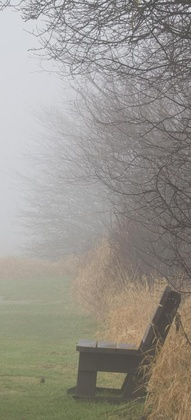
%> input picture 雾天图像/bench_original.jpg, 191 x 420 px, shrunk from 640 x 1408 before the run
$ octave Atongtai1.m   (GNU Octave 9; MATLAB toolbox functions it lacks are replaced by stand-ins)
%> lines starting %> are read from the running program, lines starting %| are printed output that depends on the picture
%同态滤波方法
clc;
close all;
clear all;
tic;

img=imread('C:\Users\14766\Desktop\雾天图像\bench_original.jpg');
%> img is the input picture: size 420x191x3 uint8; mean R, G, B 151.6, 147.9, 140
figure;
imshow(img);
title('原图像');

%显示原始图像直方图
figure;
II=rgb2gray(img);
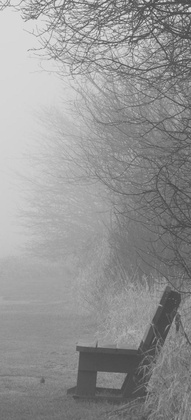
%> II: size 420x191 uint8; min 64, max 233, mean 148
imhist(II)
ylim('auto');
title('原图像直方图');
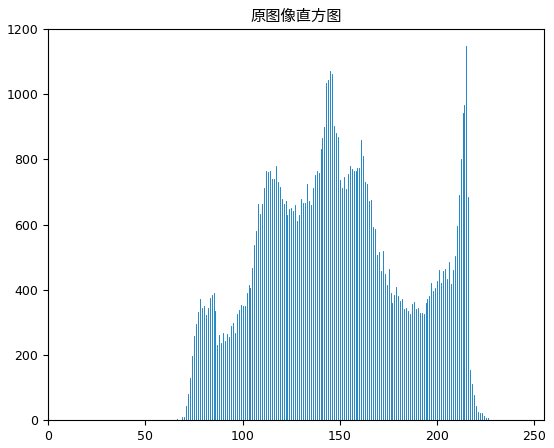
%> figure redrawn from the program's plot data; highest point at x = 215, y = 1148

img=im2double(img);
%> img: size 420x191x3 double
lnimg=log(img+0.000001);
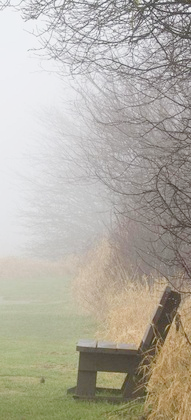
%> lnimg: size 420x191x3 double; mean R, G, B -0.551, -0.58, -0.652; drawn with min black and max white
Fimg=fft2(lnimg);%傅里叶变换
P=fftshift(Fimg);%将频率原点移到图像中心
[M,N]=size(P);
%> M = 420; N = 573

%同态滤波参数设置
D0=100;%截止频率
c=1.50;%锐化系数
%确定滤波中心
x0=floor(M/2);%取不大于M/2的最大整数
%> x0 = 210
y0=floor(N/2);
%> y0 = 286
Hh=2;Hl=0.5;%Hh>1,Hl<1.其中Hh为高频增益，Hl为低频增益
for u=1;M
    for v=1;N
        D(u,v)=sqrt((u-x0)^2+(v-y0)^2);%点（u，v）到频率平面原点的距离
        H(u,v)=((Hh-Hl)*(1-exp(-c*(D(u,v)^2)/D0^2)))+Hl;%同态滤波函数
    end
end

hImg=Fimg.*H(u,v);%滤波，矩阵点乘
Q=fftshift(hImg);

gImg=ifft2(hImg);%傅里叶逆变换
Y=exp(gImg);%取指数
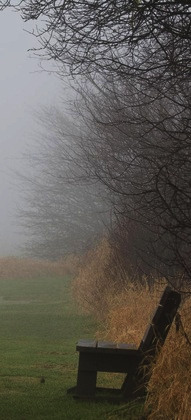
%> Y: size 420x191x3 double; mean R, G, B 0.373, 0.358, 0.331
J=im2uint8(Y);%转换为图像矩阵为无符号8位数，即256级的灰度图像

figure;
II=rgb2gray(J);
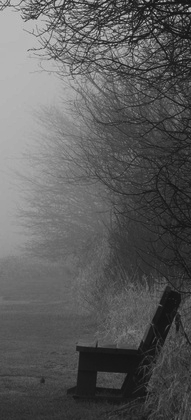
%> II: size 420x191 uint8; min 16, max 213, mean 91.7
imhist(II)%显示原始图像直方图
ylim('auto');
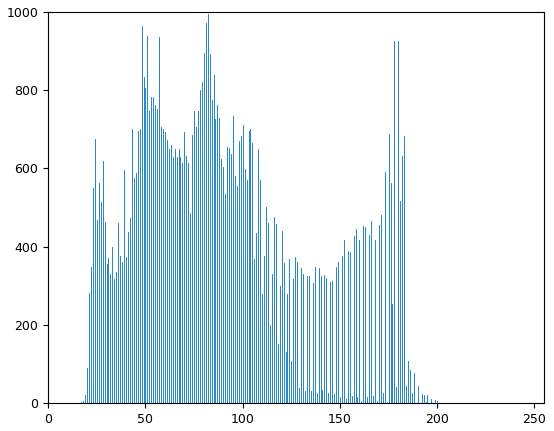
%> figure redrawn from the program's plot data; highest point at x = 82, y = 994
%title('同态滤波后图像直方图');

figure;
imshow(J);
title('同态滤波后的图像');


toc;

$ run again, with 雾天图像/cones_original.jpg copied over 雾天图像/bench_original.jpg
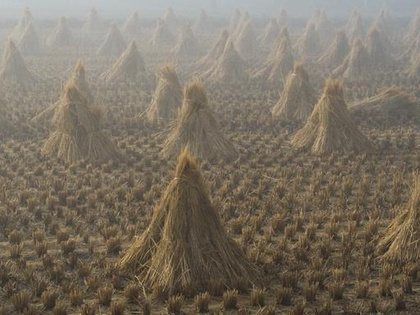
%> input picture 雾天图像/cones_original.jpg, 420 x 315 px, shrunk from 512 x 384 before the run
%> img is the input picture: size 315x420x3 uint8; mean R, G, B 122.9, 113.2, 98.8
%> img: size 315x420x3 double
%> `II=rgb2gray(J);`:
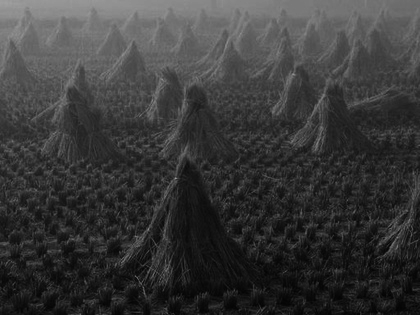
%> II: size 315x420 uint8; min 3, max 159, mean 56.7
%> `ylim('auto');`:
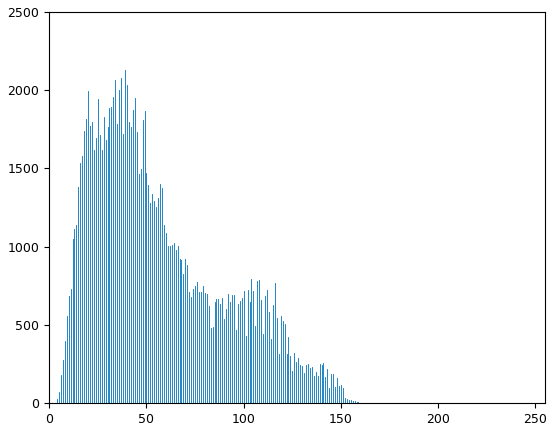
%> figure redrawn from the program's plot data; highest point at x = 39, y = 2129

$ run again, with 雾天图像/dubai_original.jpg copied over 雾天图像/bench_original.jpg
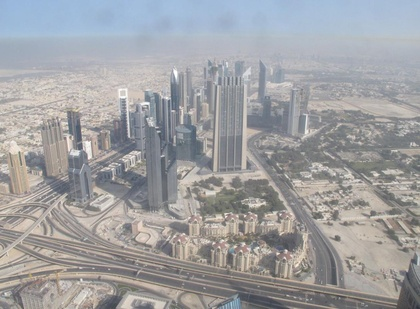
%> input picture 雾天图像/dubai_original.jpg, 420 x 309 px, shrunk from 1088 x 800 before the run
%> img is the input picture: size 309x420x3 uint8; mean R, G, B 158.9, 159.3, 161.5
%> img: size 309x420x3 double
%> `II=rgb2gray(J);`:
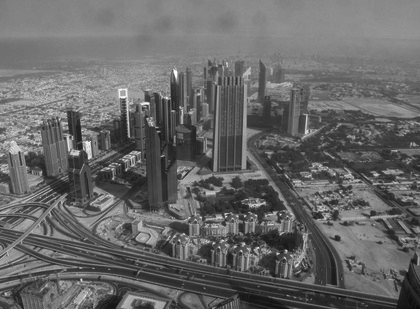
%> II: size 309x420 uint8; min 9, max 254, mean 103.5
%> `ylim('auto');`:
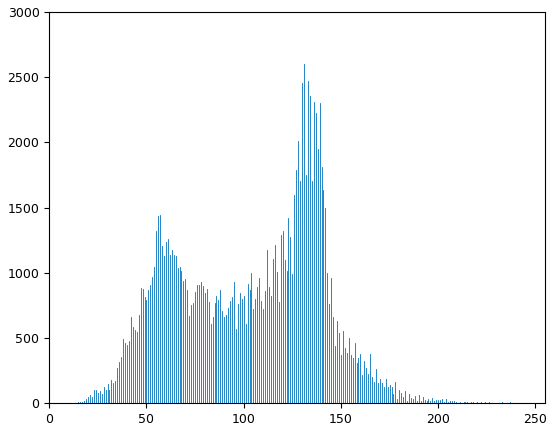
%> figure redrawn from the program's plot data; highest point at x = 131, y = 2603

$ run again, with 雾天图像/forest_original.jpg copied over 雾天图像/bench_original.jpg
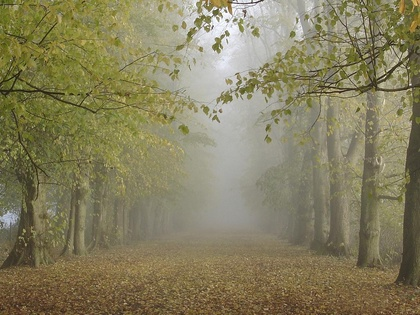
%> input picture 雾天图像/forest_original.jpg, 420 x 315 px, shrunk from 1024 x 768 before the run
%> img is the input picture: size 315x420x3 uint8; mean R, G, B 133.5, 127.1, 94.7
%> img: size 315x420x3 double
%> `II=rgb2gray(J);`:
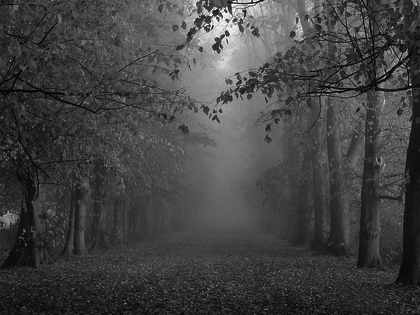
%> II: size 315x420 uint8; min 2, max 255, mean 66.6
%> `ylim('auto');`:
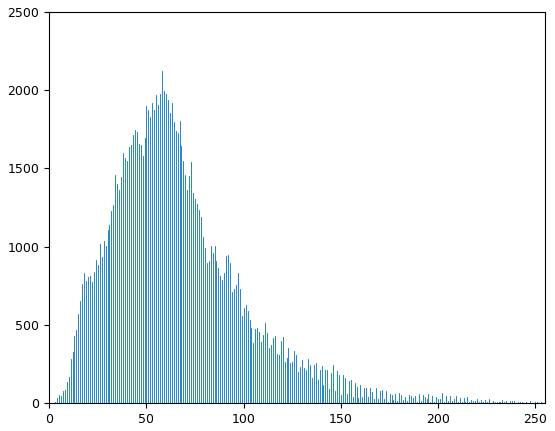
%> figure redrawn from the program's plot data; highest point at x = 58, y = 2122
